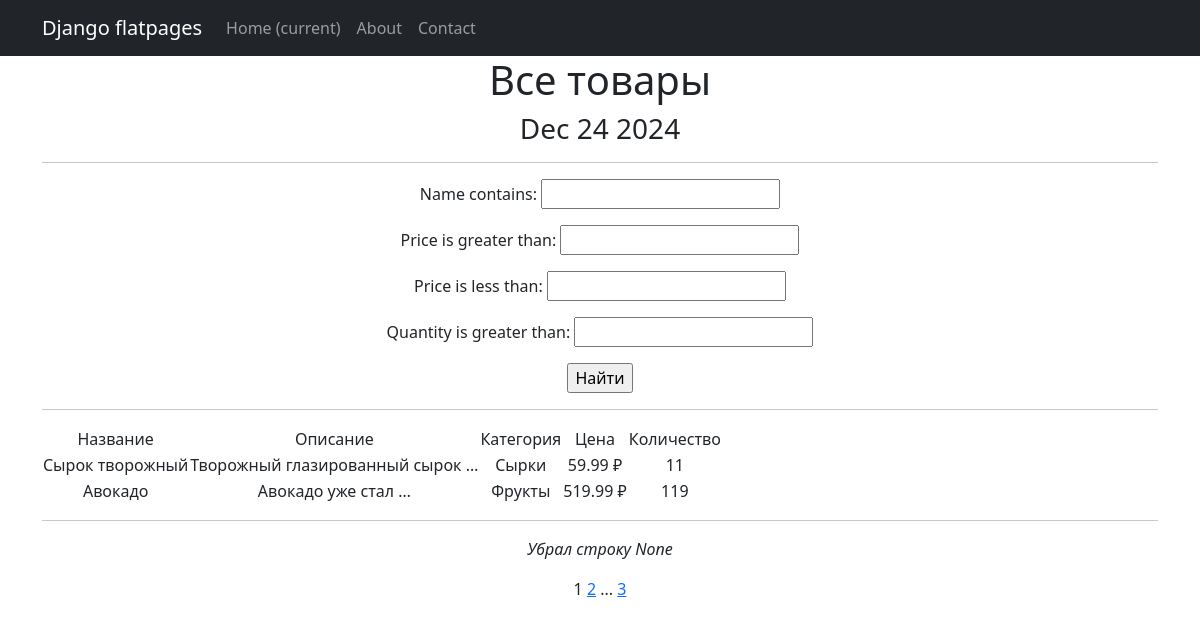
/products/, run on an earlier commit of the app's database.
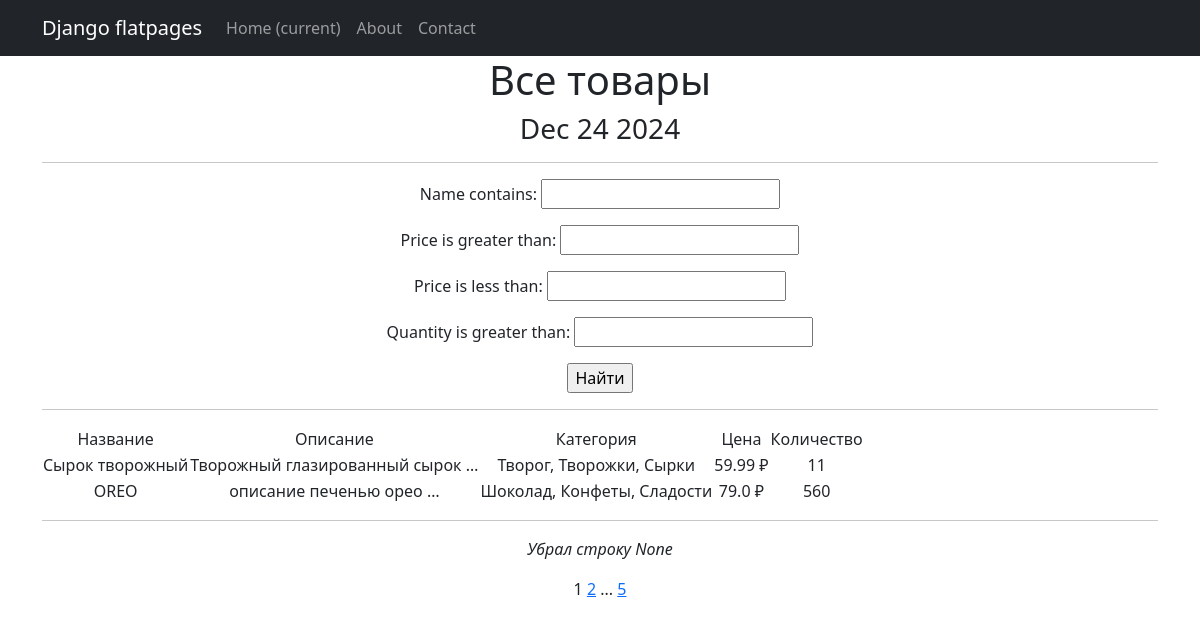
And on a later commit of the database.
### simpleapp/models.py (models this page shows, shortened)
class Product(models.Model):
    name = models.CharField(max_length=100, unique=True)
    description = models.TextField()
    quantity = models.IntegerField(default=0, validators=[MinValueValidator(0)])
    category = models.ForeignKey('Category',on_delete=models.CASCADE, related_name='products')
    price = models.FloatField(validators=[MinValueValidator(0.0)])

class Category(models.Model):
    name = models.CharField(max_length=100, unique=True)
    def __str__(self):
        return f'{self.name.title()}'

### simpleapp/views.py (the view)
# urls.py: path('', ProductList.as_view(), name='products'),
class ProductList(ListView):
    model = Product
    ordering = 'name'
    template_name = 'products.html'
    context_object_name = 'products'
    paginate_by = 2
    def get_context_data(self, **kwargs):
        context = super().get_context_data(**kwargs)
        context['time_now'] = datetime.utcnow()
        context['next_sale'] = 'Убрал строку None'
        context['filterset'] = self.filterset
        return context
    def get_queryset(self):
        queryset = super().get_queryset()
        self.filterset = ProductFilter(self.request.GET, queryset)
        return self.filterset.qs

### simpleapp/templatetags/custom_filters.py (called while the page is built)
@register.filter()
def currency(value, code='rub'):
    postfix = CURRENCIES_SYMBOLS[code]
    return f'{value} {postfix}'

### simpleapp/templatetags/custom_tags.py (called while the page is built)
@register.simple_tag
def current_time(format_string='%b %d %Y'):
    return datetime.utcnow().strftime(format_string)

@register.simple_tag(takes_context=True)
def url_replace(context, **kwargs):
    d = context['request'].GET.copy()
    for k, v in kwargs.items():
        d[k] = v
    return d.urlencode()

### templates/products.html (shortened to what this page needs)
{% extends 'flatpages/default.html' %}
{% load custom_filters %}
{% load custom_tags %}
{% block content %}
<h1>Все товары</h1>
<h3>{{ time_now|date:'M d Y' }}</h3>
<hr>
<form action="" method="get">
    {{ filterset.form.as_p }}
    <input type="submit" value="Найти" />
</form>
<hr>
    {% if products %}
            <table>
                <tr>
                    <td>Название</td>
                    <td>Описание</td>
                    <td>Категория</td>
                    <td>Цена</td>
                    <td>Количество</td>
                </tr>
                {% for product in products %}
                <tr>
                <td>{{product.name}}</td>
                <td>{{product.description| truncatewords:3}}</td>
                <td>{{product.category}}</td>
                <td>{{product.price|currency:'rub'}}</td>
                <td>{{product.quantity}}</td>
                </tr>
                {% endfor %}
            </table>
<hr>
<p><em>{{ next_sale|default_if_none:'Чуть позже посмотрим...' }}</em></p>
    {% else %}
        <h2>Товаров нет, приходите завтра</h2>
    {% endif %}
{{ page_obj.number }}
{% if page_obj.has_next %}
    <a href="?{% url_replace page=page_obj.next_page_number %}">{{page_obj.next_page_number}}</a>
        {% if paginator.num_pages != page_obj.next_page_number %}
        ...
            <a href="?{% url_replace page=page_obj.paginator.num_pages %}">{{page_obj.paginator.num_pages}}</a>
        {% endif %}
{% endif %}
{% endblock content %}

### templates/flatpages/default.html (shortened to what this page needs)
<!DOCTYPE html>
<html lang="en">
    <head>
        {% load static %}
        <link href="{% static 'css/styles.css' %}" rel="stylesheet" />
    </head>
    <body>
        <nav class="navbar navbar-expand-lg navbar-dark bg-dark static-top">
           <div class="container">
               <a class="navbar-brand" href="#">Django flatpages</a>
               <div class="collapse navbar-collapse" id="navbarResponsive">
                   <ul class="navbar-nav ml-auto">
                       <li class="nav-item active">
                           <a class="nav-link" href="#">Home
                               <span class="sr-only">(current)</span>
                           </a>
                       </li>
                       <li class="nav-item">
                           <a class="nav-link" href="/about/">About</a>
                       </li>
                       <li class="nav-item">
                           <a class="nav-link" href="/contacts/">Contact</a>
                       </li>
                   </ul>
               </div>
           </div>
        </nav>
        <div class="container">
           <div class="row">
               <div class="col-lg-12 text-center">
                   {% block content %}{% endblock content %}
               </div>
           </div>
        </div>
    </body>
</html>

What changed in the data, as far as the page shows it:
no longer on this page (row unchanged): Product: name "Авокадо", description "Авокадо уже стал …", category "Фрукты", price "519.99 ₽", quantity "119"
changed through a linked row, Product "Cырок творожный": category "Сырки" → "Творог, Творожки, Сырки"
added Product: name "OREO", description "описание печенью орео …", category "Шоколад, Конфеты, Сладости", price "79.0 ₽", quantity "560"
Also different on the page:
{{ page_obj.paginator.num_pages }}: "3" → "5"
